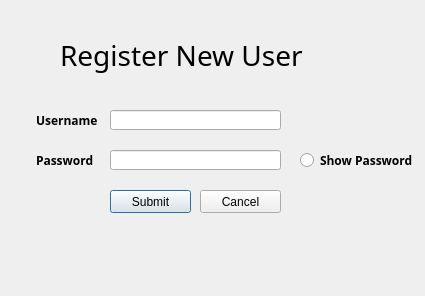
<?xml version="1.0" encoding="UTF-8"?>
<ui version="4.0">
 <class>LoginWindow</class>
 <widget class="QDialog" name="LoginWindow">
  <property name="geometry">
   <rect>
    <x>0</x>
    <y>0</y>
    <width>425</width>
    <height>296</height>
   </rect>
  </property>
  <property name="windowTitle">
   <string>Register New User</string>
  </property>
  <widget class="QPushButton" name="pushButton">
   <property name="geometry">
    <rect>
     <x>110</x>
     <y>190</y>
     <width>81</width>
     <height>23</height>
    </rect>
   </property>
   <property name="toolTip">
    <string>Submit info</string>
   </property>
   <property name="text">
    <string>Submit</string>
   </property>
  </widget>
  <widget class="QLineEdit" name="USERNAME">
   <property name="geometry">
    <rect>
     <x>110</x>
     <y>110</y>
     <width>171</width>
     <height>20</height>
    </rect>
   </property>
   <property name="toolTip">
    <string>Enter an email address</string>
   </property>
   <property name="inputMask">
    <string/>
   </property>
   <property name="echoMode">
    <enum>QLineEdit::Normal</enum>
   </property>
  </widget>
  <widget class="QLineEdit" name="PASSWORD">
   <property name="geometry">
    <rect>
     <x>110</x>
     <y>150</y>
     <width>171</width>
     <height>20</height>
    </rect>
   </property>
   <property name="toolTip">
    <string>Password may contain A-Z upper or lowercase, 0-9, _underscore, and -hyphen. Max length is 20. Minimum length is 7</string>
   </property>
   <property name="echoMode">
    <enum>QLineEdit::Password</enum>
   </property>
  </widget>
  <widget class="QPushButton" name="pushButton_2">
   <property name="geometry">
    <rect>
     <x>200</x>
     <y>190</y>
     <width>81</width>
     <height>23</height>
    </rect>
   </property>
   <property name="toolTip">
    <string>Cancel registration</string>
   </property>
   <property name="text">
    <string>Cancel</string>
   </property>
  </widget>
  <widget class="QLabel" name="label">
   <property name="geometry">
    <rect>
     <x>60</x>
     <y>30</y>
     <width>271</width>
     <height>51</height>
    </rect>
   </property>
   <property name="font">
    <font>
     <family>Adobe Caslon Pro</family>
     <pointsize>21</pointsize>
    </font>
   </property>
   <property name="text">
    <string>Register New User</string>
   </property>
  </widget>
  <widget class="QLabel" name="label_2">
   <property name="geometry">
    <rect>
     <x>36</x>
     <y>110</y>
     <width>61</width>
     <height>20</height>
    </rect>
   </property>
   <property name="font">
    <font>
     <family>Adobe Caslon Pro</family>
     <weight>75</weight>
     <bold>true</bold>
    </font>
   </property>
   <property name="text">
    <string>Username</string>
   </property>
  </widget>
  <widget class="QLabel" name="label_3">
   <property name="geometry">
    <rect>
     <x>36</x>
     <y>150</y>
     <width>61</width>
     <height>20</height>
    </rect>
   </property>
   <property name="font">
    <font>
     <family>Adobe Caslon Pro</family>
     <weight>75</weight>
     <bold>true</bold>
    </font>
   </property>
   <property name="text">
    <string>Password</string>
   </property>
  </widget>
  <widget class="QRadioButton" name="radioButton">
   <property name="geometry">
    <rect>
     <x>300</x>
     <y>150</y>
     <width>121</width>
     <height>21</height>
    </rect>
   </property>
   <property name="font">
    <font>
     <family>Adobe Caslon Pro</family>
     <weight>75</weight>
     <bold>true</bold>
    </font>
   </property>
   <property name="toolTip">
    <string>Click to show password text</string>
   </property>
   <property name="text">
    <string>Show Password</string>
   </property>
  </widget>
  <widget class="QLabel" name="label_4">
   <property name="geometry">
    <rect>
     <x>300</x>
     <y>170</y>
     <width>111</width>
     <height>121</height>
    </rect>
   </property>
   <property name="toolTip">
    <string>You can do it!</string>
   </property>
   <property name="text">
    <string/>
   </property>
   <property name="pixmap">
    <pixmap resource="mario.qrc">:/images/loginlogo.png</pixmap>
   </property>
  </widget>
 </widget>
 <resources>
  <include location="mario.qrc"/>
 </resources>
 <connections/>
</ui>
